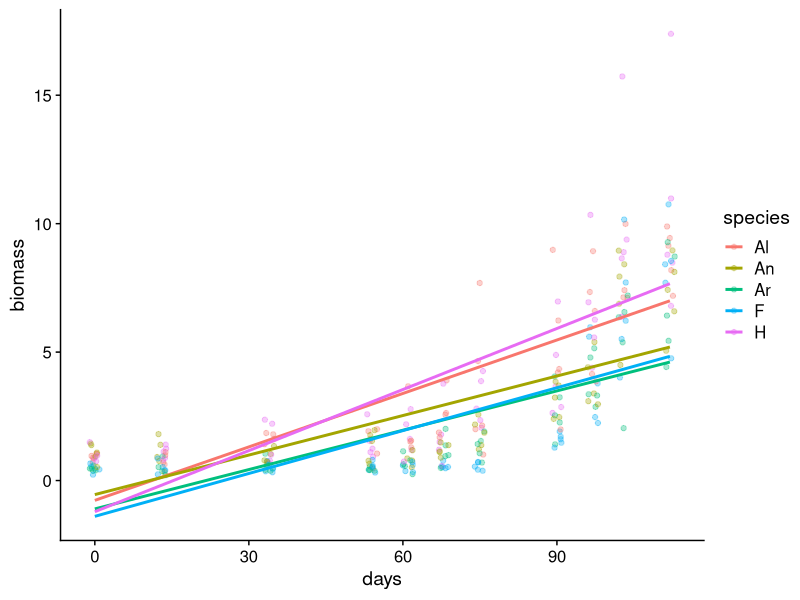

Recreate this plot in R.
## ---- chunk 1
library(tidyverse)
library(readxl)
library(cowplot)
theme_set(theme_cowplot())
## ---- chunk 2
# FIXME
gr <- read_csv("../data/growthrate_data.csv")
gr
## ---- chunk 3
# FIXME
gr_long <- gr %>%
              pivot_longer(cols = c("day_0","day_13","day_34","day_54","day_61","day_68",
                                    "day_75","day_90","day_97", "day_103", "day_112"), 
                           names_to ="day", 
                           values_to ="biomass")
gr_long


#PRO TIP:  You can also make your life easier by just specifying the column numbers!
gr_long2 <- gr %>%
              pivot_longer(cols = c(3:13), 
                           names_to ="day", 
                           values_to ="biomass")
gr_long2
## ---- chunk 4
# FIXME
gr_long <- gr_long %>%
                separate(day, into = c("text", "days"), convert = TRUE)

#you can also remove this extraneous column using this the [] and - the column of interest
gr_long <- gr_long[,-3]
gr_long

## ---- chunk 5
#FIXME
gr_long %>% group_by(species) %>% tally()
## ---- chunk 6
#FIXME
View(gr_long)
## ---- chunk 7
#FIXME
gr_long2 <- gr_long %>%
              drop_na()

gr_long2 %>% group_by(species) %>% tally()
## ---- chunk 8
# FIXME
ggplot(gr_long2, aes(x = days, y = biomass, color = species))+
  geom_point(position = position_jitter(width = 1), alpha = 1/3)+
  geom_smooth(method = "lm", se = FALSE)
